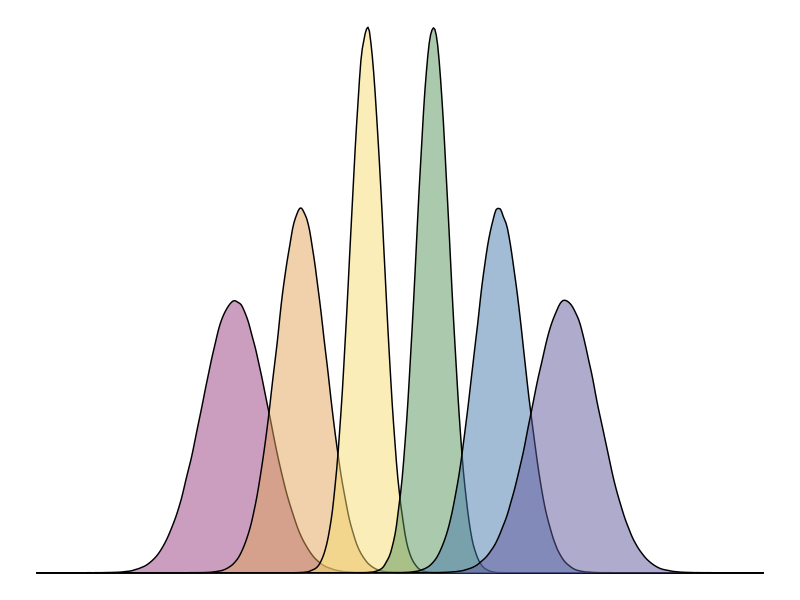
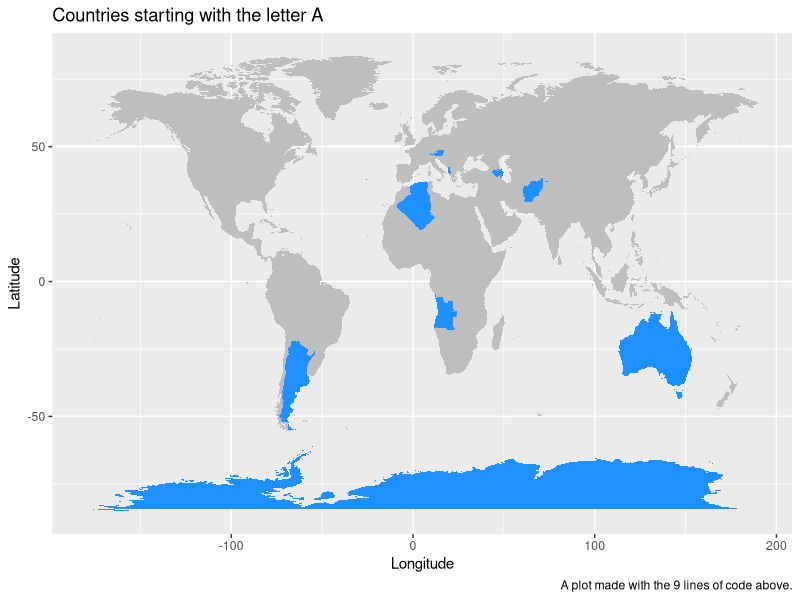
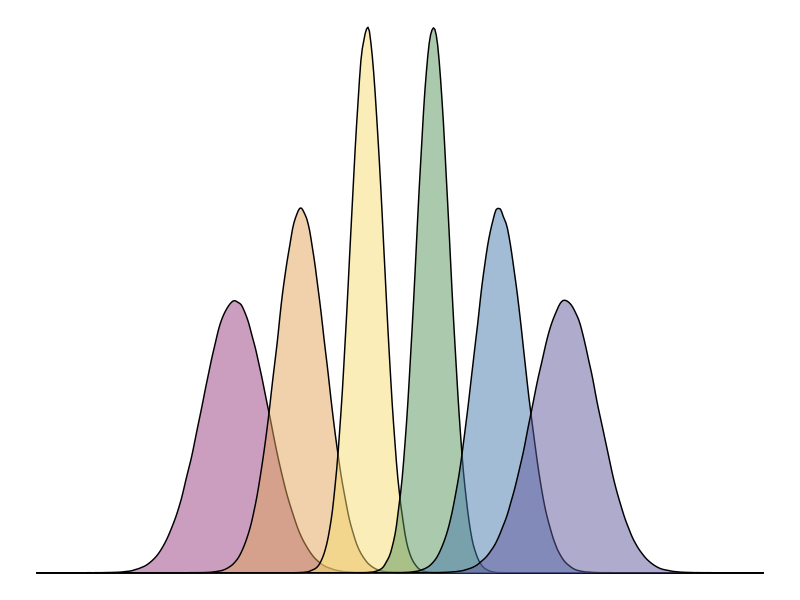

Generate these figures, in order, with R:
## ---- chunk 1
library(tidyverse)

## palette with psyTeachR logo colour
psyteachr_colours <- function(vals = 1:6) {
  ptrc <- c(
    "pink" = "#983E82",
    "orange" = "#E2A458",
    "yellow" = "#F5DC70",
    "green" = "#59935B",
    "blue" = "#467AAC",
    "purple" = "#61589C"
  )
  
  unname(ptrc[vals])
}
psyteachr_colors <- psyteachr_colours


## ---- chunk 2

n <- 1e6
means <- c(40, 60, 80, 100, 120, 140)
sds <- c(10, 7.5, 5, 5, 7.5, 10)

tibble(
  grp = rep(LETTERS[1:6], each = n),
  val = rep(means, each = n) +
        rnorm(n*6, 0, rep(sds, each = n))
) %>%
  ggplot(aes(val, fill = grp)) +
  geom_density(alpha = 0.5, show.legend = F, trim = FALSE) +
  scale_fill_manual(values = psyteachr_colours()) +
  xlim(-20,200) +
  theme_void()

ggsave("img/hydb.png", width=10, height=2)
## ---- chunk 3

library(tidyverse)

map_data("world") %>%
  mutate(startsA = substring(region, 1, 1) == "A") %>%
  ggplot(aes(x=long, y=lat, group=group, fill=startsA)) + 
  geom_polygon(show.legend=FALSE) +
  labs(title = "Countries starting with the letter A",
       caption = "A plot made with the 9 lines of code above.",
       x = "Longitude", y = "Latitude") +
  scale_fill_manual(values = c("grey", "dodgerblue"))

